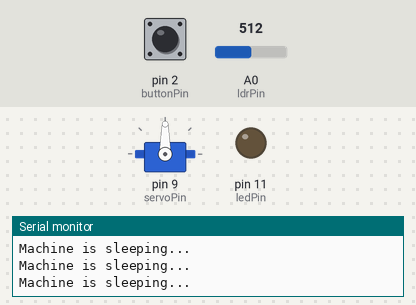
This sketch was run on a simulated Arduino Uno, built with avr-gcc and run on an emulated ATmega328P. Shown: servo, output pins drawn as LEDs (lit = HIGH), the last lines printed to the serial monitor. The inputs (shaded band) are chosen by the test bench; at power-on: pin 2 (buttonPin) LOW, A0 (ldrPin) = 512.

Above: at 1.8 s.
1.9 s: pin 2 (buttonPin) pulled HIGH for 0.6 s
4.0 s: A0 (ldrPin) set to 5
At 4.4 s:
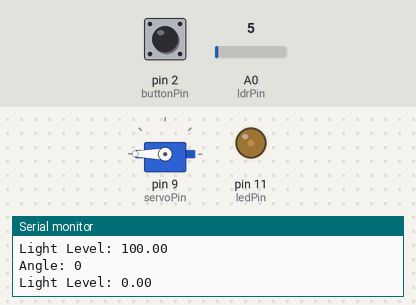
7.0 s: A0 (ldrPin) set to 73
At 8.7 s:
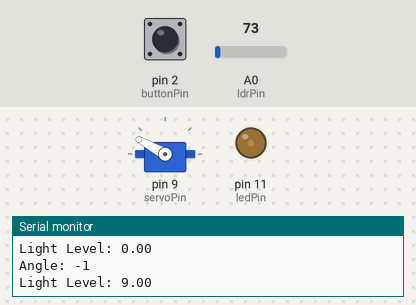
10.0 s: A0 (ldrPin) set to 85
At 12.2 s:
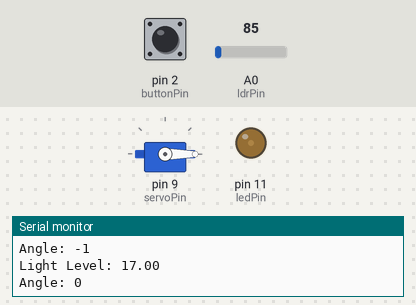
13.0 s: pin 2 (buttonPin) pulled HIGH for 1 s
At 14.6 s:
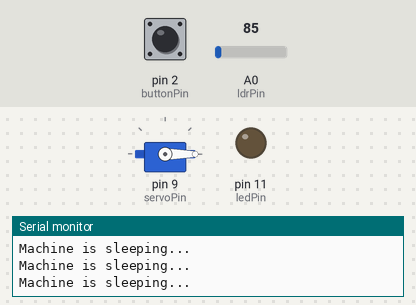
15.5 s: pin 2 (buttonPin) pulled HIGH for 3.2 s
At 16.6 s:
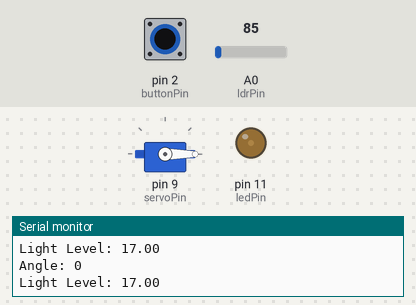
Timing chart, 0 to 18.5 s (numbered marks = the images above; inputs shaded):
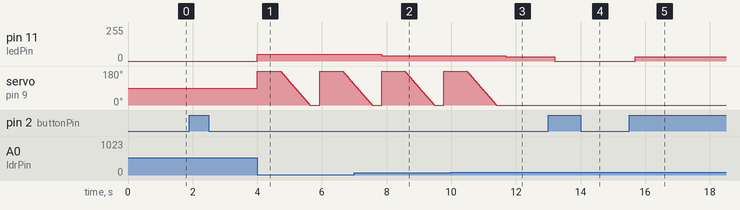

Measured:
- the behaviour switches between 80 and 81 on A0 (ldrPin) (found by bisection; images 2 and 3)
- after the input at 4.0 s, pin 11 (ledPin): 0/255 → 50/255 at once
- after the input at 7.0 s, pin 11 (ledPin): 50/255 → 41/255 after 0.85 s
- after the input at 10.0 s, pin 11 (ledPin): 41/255 → 33/255 after 1.7 s; servo on pin 9 (servoPin): goes on until 11.4 s, then stays 0°
- after the input at 13.0 s, pin 11 (ledPin): 33/255 → 0/255 after 0.20 s
- after the input at 15.5 s, pin 11 (ledPin): 0/255 → 33/255 after 0.20 s
- by itself, servo on pin 9 (servoPin): ramps from 180° to 0° and jumps back, once every 1.9 s

The sketch:

ldrScan_servoActivating_button.ino
```cpp
#include <Servo.h>

Servo servoMotor;  // create a servo object

int angle = 0;     // initialize the angle variable

const int ldrPin = A0;  // LDR connected to analog pin A0
const int ledPin = 11;  // LDR connected to analog pin 11
const int servoPin = 9;  // Servo connected to digital pin 9
const int buttonPin = 2;  // the number of the pushbutton pin

// variables will change:
bool isMachineOn = false;  // variable for reading the pushbutton status

// Define a variable to store the state of the button
int buttonState = 0;
// Define a variable to store the previous state of the button
int prevButtonState = LOW;

void setup() {
  Serial.begin(9600); // Start serial communication for debugging
  pinMode(ledPin, OUTPUT);  // initialize the LED pin as an output
  pinMode(buttonPin, INPUT);  // initialize the pushbutton pin as an input
  servoMotor.attach(servoPin);  // attaches the servo on pin 9 to the servo object
}

void loop() {

  // read the state of the pushbutton value:
  buttonState = digitalRead(buttonPin);

  // Check Button is pressed or not
  if (buttonState == HIGH && prevButtonState == LOW) {
    isMachineOn =  !isMachineOn;  // Toggle State of Machine
  }

  if (isMachineOn) {
    float lightLevel = analogRead(ldrPin); // Read the value from the LDR
    lightLevel = map(lightLevel,60, 200, 0, 100); // Map LDR values to Useful Range

    if (lightLevel <= 0) lightLevel = 0;
    if (lightLevel > 100) lightLevel = 100;

    float brightness;
    brightness = map(lightLevel, 0, 50, 50, 0); // Map LDR values to LED brightness range
    if (brightness <= 0) brightness = 0;

    Serial.print("Light Level: ");
    Serial.println(lightLevel); // Print the light level to Serial Monitor for debugging

    if (lightLevel < 15) { // You may need to adjust this threshold based on your ambient light conditions
      for (angle = 180; angle >= 0; angle -= 1) {
        analogWrite(ledPin, brightness); // Set LED brightness using PWM
        servoMotor.write(angle);   // tell servo to go to the specified angle
        delay(5);                 // waits 5ms for the servo to reach the position

        if (angle == 180) {
          delay(700);            // waits 0.7s for the servo to reach the position
        } else if (angle == 0) {
          delay(300);             // waits 0.3s for the servo to reach the position
        }
      }
    } else {
      analogWrite(ledPin, brightness); // Set LED brightness using PWM
      if (angle != 0) {
        angle = 0;  // Set Servo Angle at 0
        servoMotor.write(angle);  // tell servo to go to the specified angle
      }
      delay(500);                  // waits 0.5s for the servo to reach the position
    }

    Serial.print("Angle: ");
    Serial.println(angle);    // Print Angle of Servo at Serial
  }

  else {
    Serial.println("Machine is sleeping...");
    analogWrite(ledPin, 0); // Set LED off
    delay(500);
  }

  prevButtonState = buttonState;  // Update the previous button state

}
```
